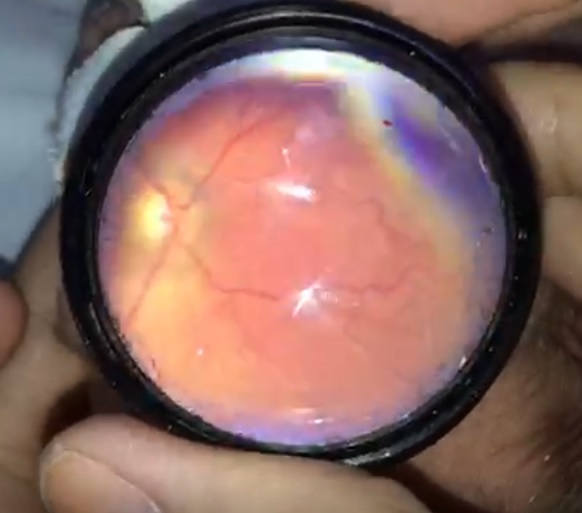
%> input picture Pipeline/Imagenes/imagem_mov.jpg, 582 x 513 px
$ octave Filtrado.m   (GNU Octave 9; MATLAB toolbox functions it lacks are replaced by stand-ins)
%> lines starting %> are read from the running program, lines starting %| are printed output that depends on the picture
%% ======= Filtrado gauseano, seleccion por informacion frecuencial
% Autor: RODRIGUEZ RUIZ DIAZ, Hernan Jorge
% dos filtros pasabanda gaussianos con valor de sigma_l = 2sigma_m
% Se aplica el ventaneo a la FFT con el primer filtro gausseano, con
% parametro de valor sigma_m y luego se aplica a este resultado, el segundo
% filtro gaussiano con parametro sigma_l. El primero para atenuar
% frecuancias altas mientras el segundo para asentuar frecuencias medias
% El parametro sigma controla la cantidad de suavizado.
% El articulo utiliza el valor de sigma_l = 0.1 y sigma_m = 0,25

%% ========= Imagen RGB y  ==========
clear all; close all; clc;
addpath('./Funciones');
addpath('./Imagenes');

% Lectura de imagen en valores RGB
% [im_RGB,M,N,t] = cargar_imagen();
im_RGB = imread('imagem_mov.jpg');
%> im_RGB is the input picture: size 513x582x3 uint8; mean R, G, B 136.5, 102.8, 96.7

[M,N,t] = size(im_RGB); % Dimensiones de la imagen originales
%> M = 513; N = 582; t = 3
fft_imagen = single(fft2(im_RGB));
Modulo_fft1 = abs(fft_imagen);
Fase_fft1 = angle(fft_imagen);
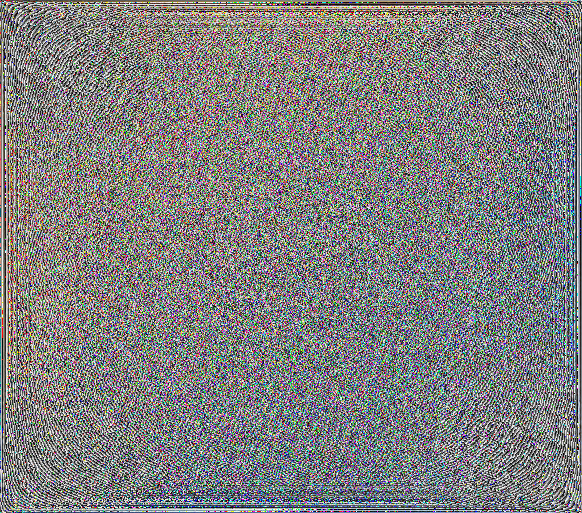
%> Fase_fft1: size 513x582x3 single; mean R, G, B 6.99e-09, 1.05e-05, 6.46e-09; drawn with min black and max white

f = figure('Name', 'imagen RGB');
subplot 221;
imshow(im_RGB); title('RGB');
subplot 222;
imagesc(log(1+abs(fftshift(fft_imagen(:,:,1))))); title('Modulo FFT RED');
subplot 223;
imagesc(log(1+abs(fftshift(fft_imagen(:,:,2))))); title('Modulo FFT GREEN');
subplot 224;
imagesc(log(1+abs(fftshift(fft_imagen(:,:,3))))); title('Modulo FFT BLUE');
set(f,'WindowStyle','docked')
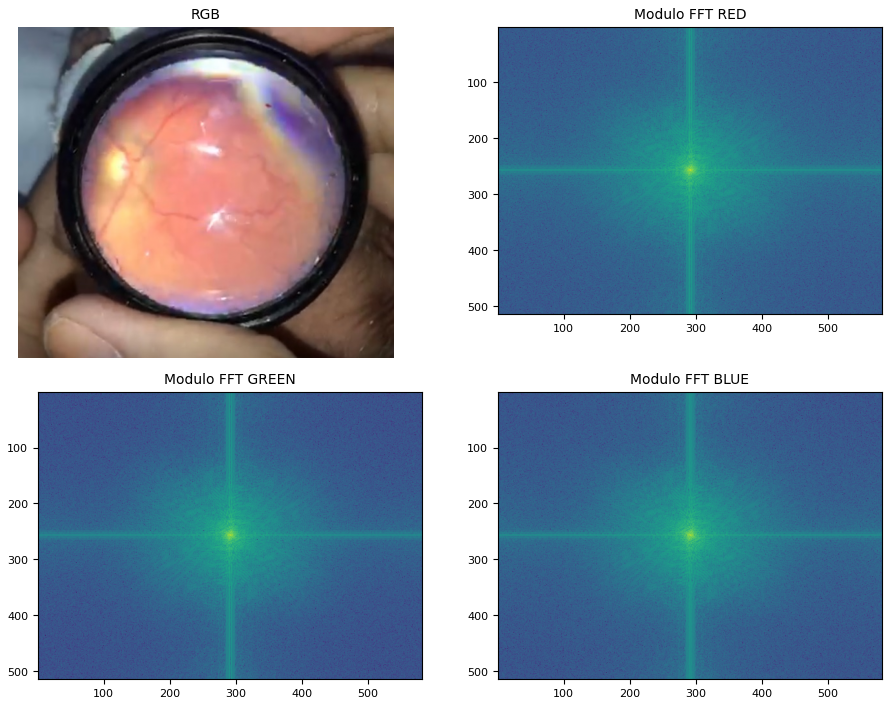
%> figure redrawn from the program's plot data, 4 panels

%% ========= Filtrado Gaussiano ==========
sigma_m = 0.25;
sigma_l = 0.1;

% El primer filtrado en el paper se hace de forma anisotropica porque se
% asume que los artefactos de movimientos se producen principalmente entre
% las filas de las imagenes y no de las columnas. Por ahora lo hacemos de
% forma simetrica.

modulo_filtrada = imgaussfilt(Modulo_fft1,sigma_m);
modulo_filtrada_2 = imgaussfilt(modulo_filtrada,sigma_l);

%> (the run ends here)

$ run again, with Pipeline/Imagenes/DR1.jpg copied over Pipeline/Imagenes/imagem_mov.jpg
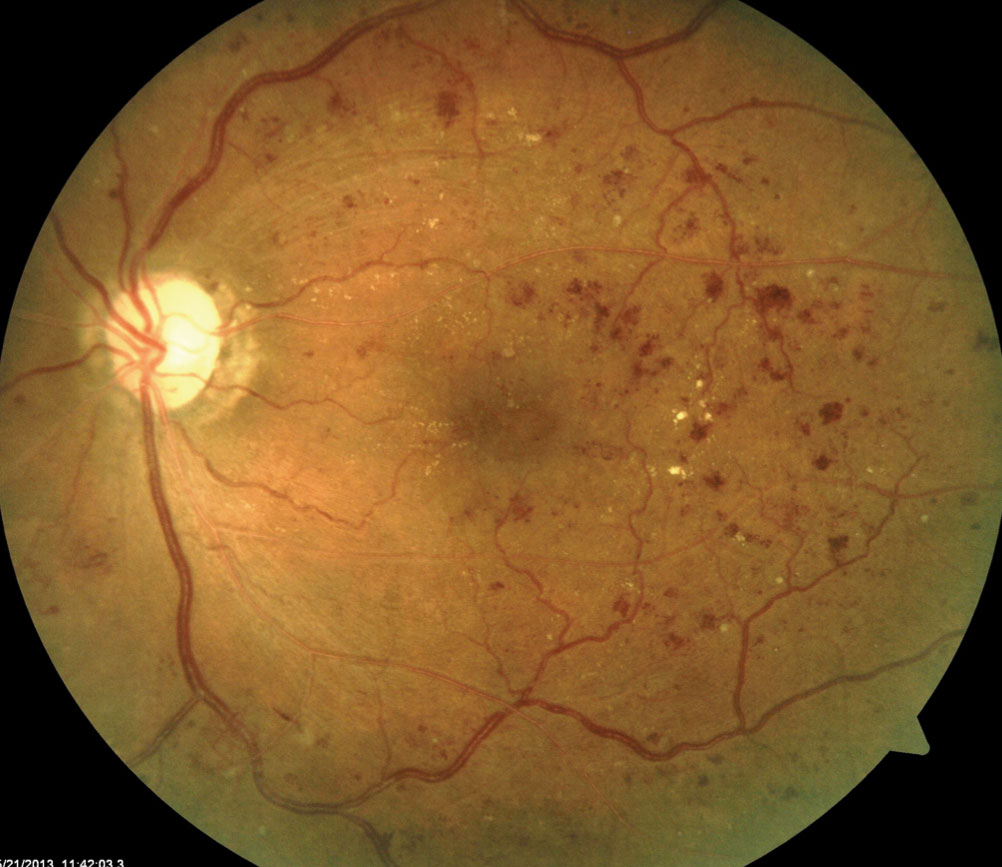
%> input picture Pipeline/Imagenes/DR1.jpg, 1002 x 867 px
%> im_RGB is the input picture: size 867x1002x3 uint8; mean R, G, B 127, 89, 41.4
%> `Fase_fft1 = angle(fft_imagen);`:
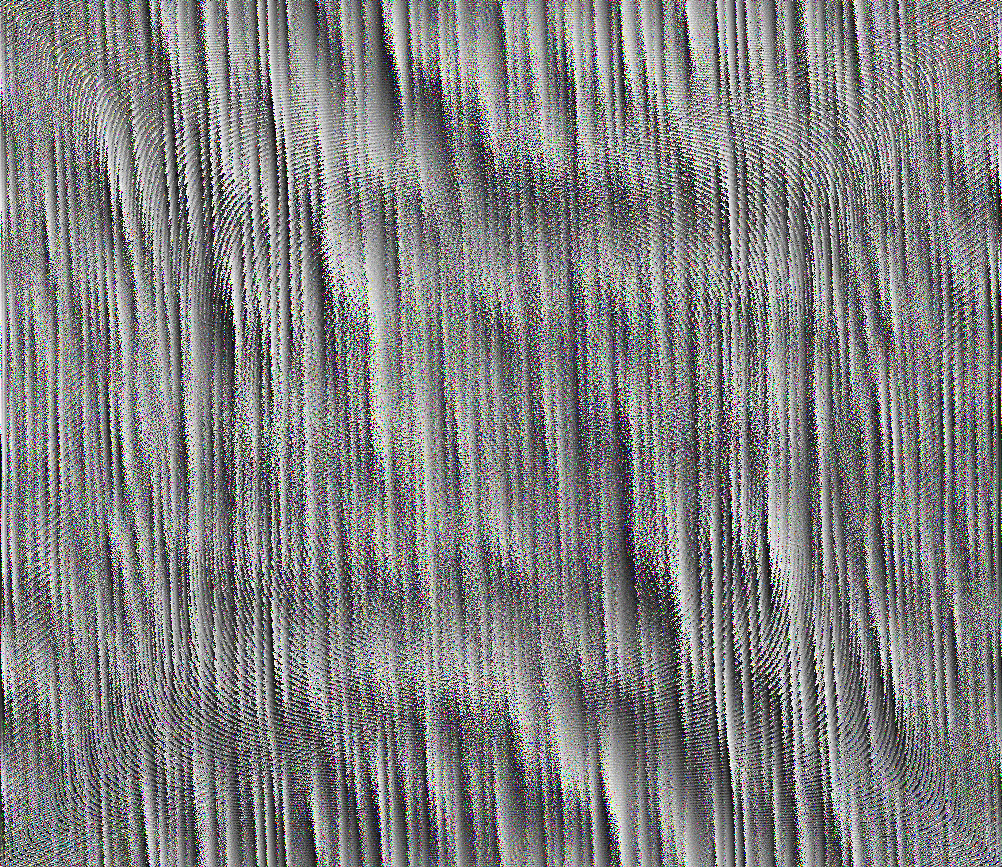
%> Fase_fft1: size 867x1002x3 single; mean R, G, B -3.64e-06, 3.62e-06, 5.78e-09; drawn with min black and max white
%> `set(f,'WindowStyle','docked')`:
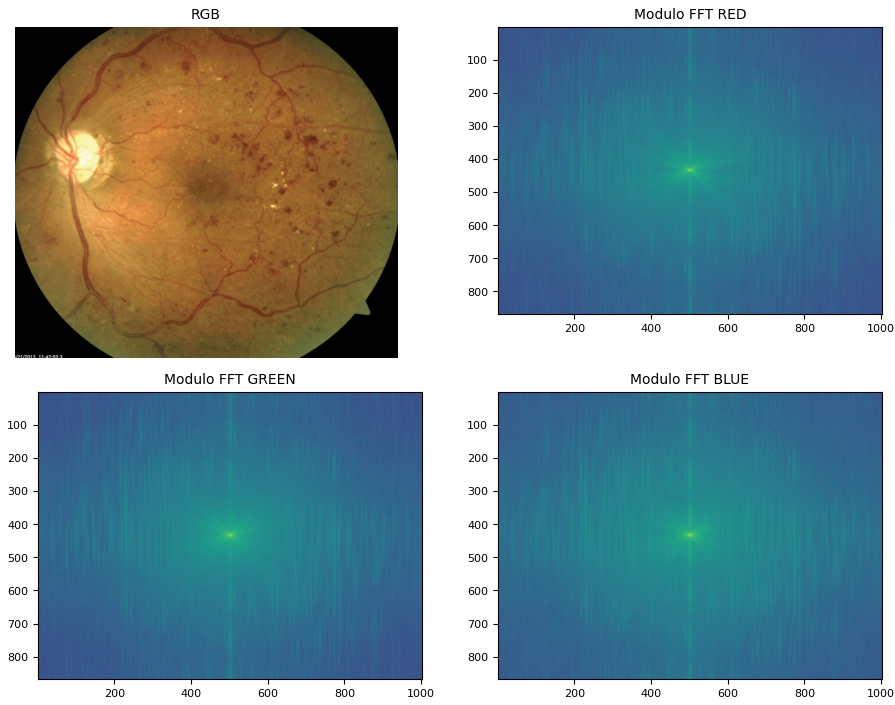
%> figure redrawn from the program's plot data, 4 panels
